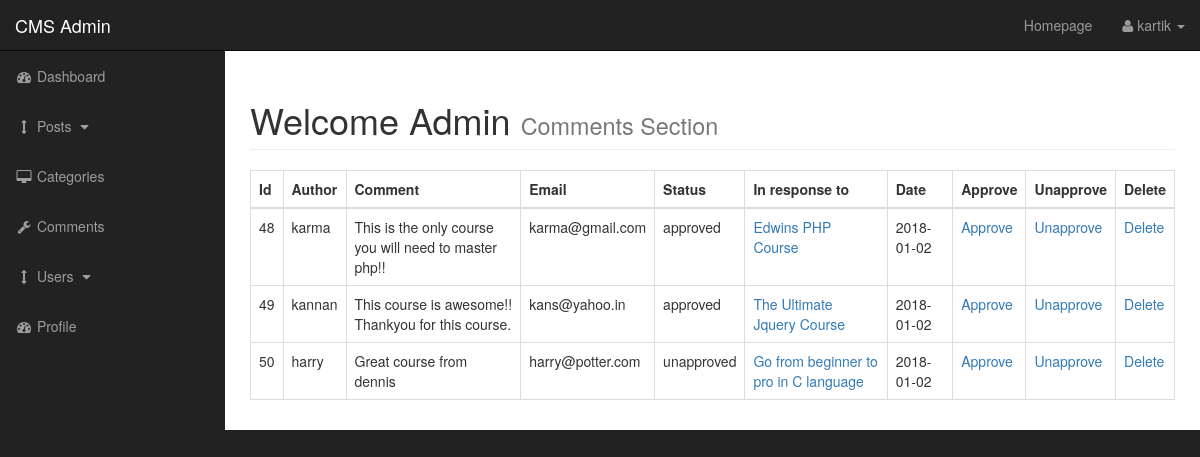
The page /admin/comments.php (signed in) on the database as committed earlier.
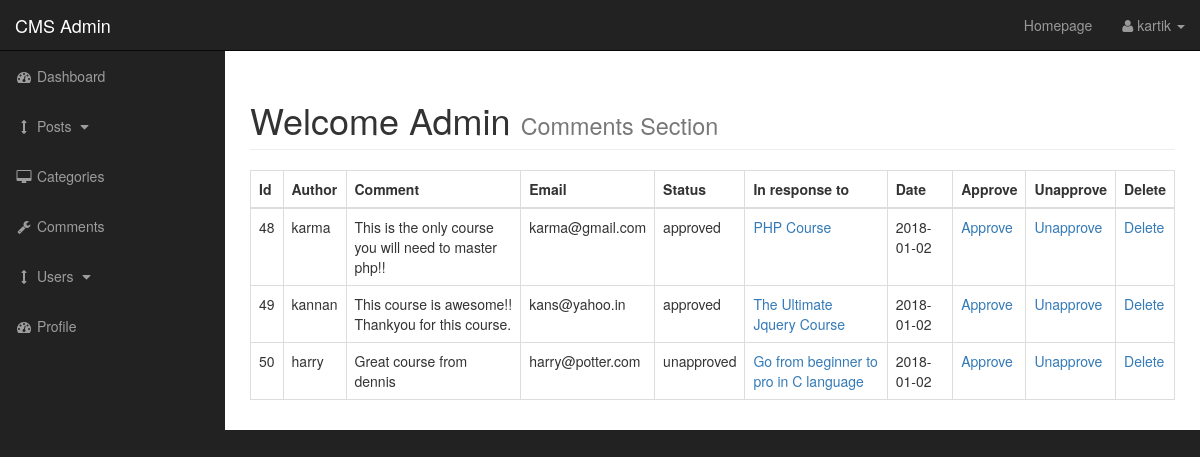
The same page on the database as committed later.
### tables this page shows
CREATE TABLE `posts` (
  `post_id` int(3) NOT NULL,
  `post_category_title` varchar(255) NOT NULL,
  `post_title` varchar(255) NOT NULL,
  `post_author` varchar(255) NOT NULL,
  `post_date` date NOT NULL,
  `post_image` text NOT NULL,
  `post_content` text NOT NULL,
  `post_tags` varchar(255) NOT NULL,
  `post_comment_count` int(15) NOT NULL,
  `post_status` varchar(255) NOT NULL DEFAULT 'draft'
);

### admin/comments.php (the view, shortened to what this page needs)
<?php include "includes/admin_header.php" ?>
<body>
    <div id="wrapper">
        <?php include "includes/admin_navigation.php" ?>
        <div id="page-wrapper">
            <div class="container-fluid">
                <div class="row">
                    <div class="col-lg-12">
                        <h1 class="page-header">
                            Welcome Admin
                            <small>Comments Section</small>
                        </h1>
                    </div>
                </div>
             <table class="table table-bordered table-hover">
                      <thead class="thead-dark">
                        <tr>
                          <th scope="col">Id</th>
                          <th scope="col">Author</th>
                          <th scope="col">Comment</th>
                          <th scope="col">Email</th>
                          <th scope="col">Status</th>
                          <th scope="col">In response to</th>
                          <th scope="col">Date</th>
                          <th scope="col">Approve</th>
                          <th scope="col">Unapprove</th>
                          <th scope="col">Delete</th>
                        </tr>
                      </thead>
                      <tbody>
<?php
    $comment_retrieval_query = "SELECT * FROM comments";
    $query_result = mysqli_query($connection, $comment_retrieval_query);
    while($row = mysqli_fetch_assoc($query_result)) {
        $comment_id = $row['comment_id'];
        $comment_post_id = $row['comment_post_id'];
        $comment_author = $row['comment_author'];
        $comment_content = $row['comment_content'];
        $comment_email = $row['comment_email'];
        $comment_status = $row['comment_status'];
        $comment_date = $row['comment_date'];
        $post_title_query = "SELECT * FROM posts WHERE post_id = $comment_post_id";
        $query_result2 = mysqli_query($connection, $post_title_query);
        while($row = mysqli_fetch_assoc($query_result2)) {
            $comment_post_title = $row['post_title'];
?>
                      <tr>
                          <td><?php echo $comment_id; ?></td>
                          <td><?php echo $comment_author; ?></td>
                          <td><?php echo $comment_content; ?></td>
                          <td><?php echo $comment_email; ?></td>
                          <td><?php echo $comment_status; ?></td>
                          <td><a href="../post.php?post_id=<?php echo $comment_post_id; ?>"><?php echo $comment_post_title; ?></a></td>
                          <td><?php echo $comment_date; ?></td>
                          <td><a href="comments.php?approve=<?php echo $comment_id; ?>">Approve</a></td>
                          <td><a href="comments.php?unapprove=<?php echo $comment_id; ?>">Unapprove</a></td>
                          <td><a href="comments.php?delete=<?php echo $comment_id ?>">Delete</a></td>
                      </tr>
<?php
        }
    }
?>
                      </tbody>
                </table>
            </div>
        </div>
<?php include "includes/admin_footer.php"?>

Rows that differ between the two databases and show on the page:
changed posts: post_title "Edwins PHP Course" → "PHP Course"
